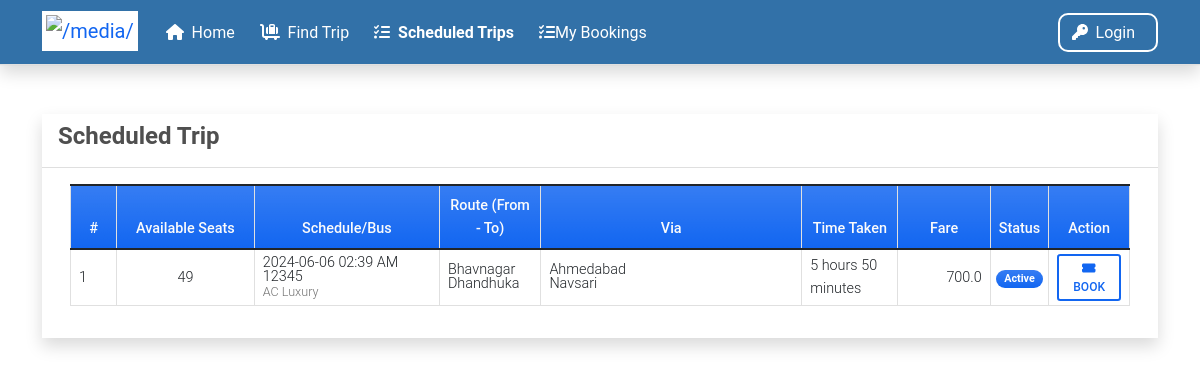
The page /scheduled_trips on the database its author committed.
### reservationApp/models.py (models this page shows, shortened)
class Schedule(models.Model):
    code = models.CharField(max_length=100)
    bus = models.ForeignKey(Bus,on_delete=models.CASCADE)
    seats = models.ManyToManyField(Seats,related_name="seats")
    via = models.ManyToManyField(Location,name="via")
    depart = models.ForeignKey(Location,on_delete=models.CASCADE, related_name='depart_location')
    destination = models.ForeignKey(Location,on_delete=models.CASCADE, related_name='destination')
    schedule= models.DateTimeField()
    time_taken_hours = models.IntegerField(default=0)
    time_taken_minutes = models.IntegerField(default=0)
    fare= models.FloatField()
    status = models.CharField(max_length=2, choices=(('1','Active'),('2','Cancelled')), default=1)
    date_created = models.DateTimeField(default=timezone.now)
    date_updated = models.DateTimeField(auto_now=True)
    def count_available(self):
        booked = Booking.objects.filter(schedule=self).aggregate(Sum('seats'))['seats__sum']
        seats = self.bus.seats
        if seats is not None:
            if booked is not None:
                return seats - booked
            else:
                return seats
        else:
            return 0  # Or any default value you prefer

class Bus(models.Model):
    category = models.ForeignKey(Category, on_delete=models.CASCADE, blank=True, null=True)
    bus_number = models.CharField(max_length=250)
    seats = models.IntegerField(default=0)  # Changed from FloatField to IntegerField
    status = models.CharField(max_length=2, choices=(('1', 'Active'), ('2', 'Inactive')), default='1')
    date_created = models.DateTimeField(default=timezone.now)
    date_updated = models.DateTimeField(auto_now=True)

class Category(models.Model):
    name = models.CharField(max_length=250)
    description = models.TextField()
    status = models.CharField(max_length=2, choices=(('1','Active'),('2','Inactive')), default=1)
    date_created = models.DateTimeField(default=timezone.now)
    date_updated = models.DateTimeField(auto_now=True)
    def __str__(self):
        return self.name

class Location(models.Model):
    location = models.CharField(max_length=250)
    status = models.CharField(max_length=2, choices=(('1','Active'),('2','Inactive')), default=1)
    date_created = models.DateTimeField(default=timezone.now)
    date_updated = models.DateTimeField(auto_now=True)
    def __str__(self):
        return self.location

### reservationApp/views.py (the view, shortened to what this page needs)
# urls.py: path('scheduled_trips',views.scheduled_trips,name='scheduled-trips-page'),
def scheduled_trips(request):
    if not request.method == 'POST':
        context['page_title'] = "Scheduled Trips"
        schedules = Schedule.objects.filter(Q(status = 1) & Q(schedule__gt = datetime.now())).all()
        context['schedules'] = schedules
        context['is_searched'] = False
        context['data'] = {}
    return render(request, 'scheduled_trips.html', context)

### reservationApp/templates/scheduled_trips.html (shortened to what this page needs)
{% extends 'base.html' %}
{% load humanize %}
{% block pageContent %}
<div class="col-lg-12 col-md-12 col-sm-12 col-xs-12">
    <div class="card card-default rounded-0 shadow ">
        <div class="card-header">
            <div class="d-flex w-100 align-items-center justify-content-between">
                <h4 class="card-title fw-bold">{% if not is_searched %}Scheduled Trip{% else %}Searched Trip Result{% endif %}</h4>
            </div>
        </div>
        <div class="card-body">
            <div class="container-fluid">
                <table class="table table-bordered" id="schedule-list">
                    <colgroup>
                        <col width="5%">
                        <col width="15%">
                        <col width="20%">
                        <col width="10%">
                        <col width="30%">
                        <col width="10%">
                        <col width="10%">
                        <col width="10%">
                    </colgroup>
                    <thead>
                        <tr class="bg-gradient bg-primary bg-opacity-50 text-light">
                            <th class="px-2 py-2 text-center">#</th>
                            <th class="px-2 py-2 text-center">Available Seats</th>
                            <th class="px-2 py-2 text-center">Schedule/Bus</th>
                            <th class="px-2 py-2 text-center">Route (From - To)</th>
                            <th class="px-2 py-2 text-center">Via</th>
                            <th class="px-2 py-2 text-center">Time Taken</th>
                            <th class="px-2 py-2 text-center">Fare</th>
                            <th class="px-2 py-2 text-center">Status</th>
                            <th class="px-2 py-2 text-center">Action</th>
                        </tr>
                    </thead>
                    <tbody>
                        {% for schedule in schedules %}
                        <tr>
                            <td class="px-2 py-1 align-middle">{{ forloop.counter }}</td>
                            <td class="px-2 py-1 align-middle text-center">{{ schedule.count_available|floatformat:0|intcomma }}</td>
                            <td class="px-2 py-1 align-middle">
                                <div class="lh-1">
                                    <div>{{ schedule.schedule|date:"Y-m-d h:i A" }}</div>
                                    <div>{{ schedule.bus.bus_number }}</div>
                                    <small class="text-muted">{{ schedule.bus.category }}</small>
                                </div>
                            </td>
                            <td class="px-2 py-1 align-middle">
                                <div class="lh-1">
                                    <div>{{ schedule.depart }}</div>
                                    <div>{{ schedule.destination }}</div>
                                </div>
                            </td>
                            <td class="px-2 py-1 align-middle">
                                <div class="lh-1">
                                    {% for location in schedule.via.all %}
                                        <div>{{ location.location }}</div>
                                    {% endfor %}
                                </div>
                            </td>
                            <td class="px-2 py-1 align-middle">{{ schedule.time_taken_hours }} hours {{ schedule.time_taken_minutes }} minutes</td>
                            <td class="px-2 py-1 align-middle text-end">{{ schedule.fare|intcomma }}</td>
                            <td class="px-1 py-1 align-middle text-center">
                                {% if schedule.status == '1' %}
                                <span class="badge bg-primary bg-gradient rounded-pill px-2">Active</span>
                                {% else %}
                                <span class="badge bg-danger bg-gradient rounded-pill px-2">Cancelled</span>
                                {% endif %}
                            </td>
                            <td class="px-2 py-1 align-middle text-center">
                                <button class="btn btn-outline-primary btn-sm book-data" type="button" data-id="{{ schedule.pk }}" title="Book Now">
                                    <i class="fa fa-ticket-alt"></i> Book
                                </button>
                            </td>
                        </tr>
                        {% endfor %}
                    </tbody>
                </table>
            </div>
        </div>
    </div>
</div>
{% endblock pageContent %}

### static/assets/default/css/style.css (style rules this page uses)
html, body { height: 100%; width: 100%; max-height: 100%; overflow: auto; display: flex; flex-direction: column; }

### rows shown on the page
Schedule: count_available "49", schedule "2024-06-06 02:39 AM", bus.bus_number "12345", bus.category "AC Luxury", depart "Bhavnagar", destination "Dhandhuka", time_taken_hours "5", time_taken_minutes "50", fare "700.0", status "Active"
Location: location "Ahmedabad"
Location: location "Navsari"
